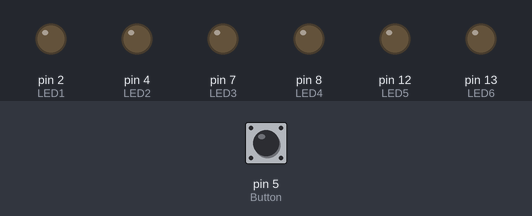
A sketch run on a simulated Arduino Uno, built with avr-gcc and run on an emulated ATmega328P. On the bench: output pins drawn as LEDs (lit = HIGH). Inputs (shaded band) come from the test bench; at power-on: pin 5 (Button) HIGH.

Above: at 1.2 s.
1.3 s: pin 5 (Button) pulled LOW for 0.15 s
At 1.6 s:
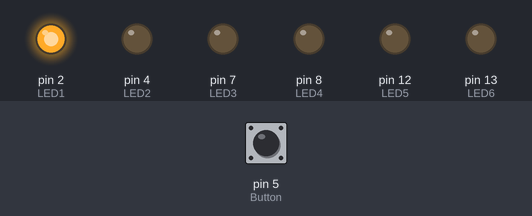
At 4.1 s:
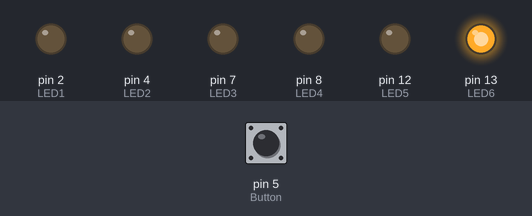
13.4 s: pin 5 (Button) pulled LOW for 1 s
At 15.6 s:
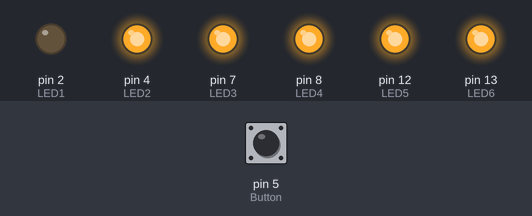
Timing chart, 0 to 22.4 s (numbered marks = the images above; inputs shaded):
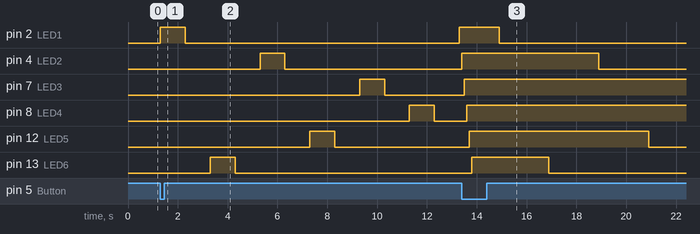

Measured:
- after the input at 1.3 s, pin 2 (LED1): LOW → HIGH at once, → LOW 1.0 s later, → HIGH 11.0 s later; pin 4 (LED2): LOW → HIGH after 4.0 s, → LOW 1.0 s later; pin 7 (LED3): LOW → HIGH after 8.0 s, → LOW 1.0 s later; pin 8 (LED4): LOW → HIGH after 10.0 s, → LOW 1.0 s later; pin 12 (LED5): LOW → HIGH after 6.0 s, → LOW 1.0 s later
- after the input at 13.4 s, pin 2 (LED1): HIGH → LOW after 1.5 s instead of 0.50 s; pin 7 (LED3): goes on until 13.5 s, then stays HIGH; pin 8 (LED4): goes on until 13.6 s, then stays HIGH

The sketch:

SS7_LED.ino
```cpp
 const int Button = 5;
 const int LED1 = 2;
 const int LED2 = 4;
 const int LED3 = 7;
 const int LED4 = 8;
 const int LED5 = 12;
 const int LED6 = 13;
int buttonState = 0;

void setup() {
  pinMode(LED1, OUTPUT);
  pinMode(LED2, OUTPUT);
  pinMode(LED3, OUTPUT);
  pinMode(LED4, OUTPUT);
  pinMode(LED5, OUTPUT);
  pinMode(LED6, OUTPUT);
  pinMode(Button, INPUT);

}

void loop() {
  buttonState = digitalRead(Button);
  delay(0);
  if(buttonState == LOW) {
    digitalWrite(LED1, HIGH);
    delay(1000);
    digitalWrite(LED1, LOW);
    delay(1000);
    digitalWrite(LED6, HIGH);
    delay(1000);
    digitalWrite(LED6, LOW);
    delay(1000);
    digitalWrite(LED2, HIGH);
    delay(1000);
    digitalWrite(LED2, LOW);
    delay(1000);
    digitalWrite(LED5, HIGH);
    delay(1000);
    digitalWrite(LED5, LOW);
    delay(1000);
    digitalWrite(LED3, HIGH);
    delay(1000);
    digitalWrite(LED3, LOW);
    delay(1000);
    digitalWrite(LED4, HIGH);
    delay(1000);
    digitalWrite(LED4, LOW);
    delay(1000);
    digitalWrite(LED1, HIGH);
    delay(100);
    digitalWrite(LED2, HIGH);
    delay(100);
    digitalWrite(LED3,HIGH);
    delay(100);
    digitalWrite(LED4,HIGH);
    delay(100);
    digitalWrite(LED5, HIGH);
    delay(100);
    digitalWrite(LED6,HIGH);
    delay(100);
   }else{
  if(buttonState == HIGH) {
  digitalWrite(LED1,LOW);
  delay(0);
  digitalWrite(LED2,LOW);
  delay(0);
  digitalWrite(LED3,LOW);
  delay(0);
  digitalWrite(LED4,LOW);
  delay(0);
  digitalWrite(LED5,LOW);
  delay(0);
  digitalWrite(LED6,LOW);
  delay(0);
    }
  }
}
```
